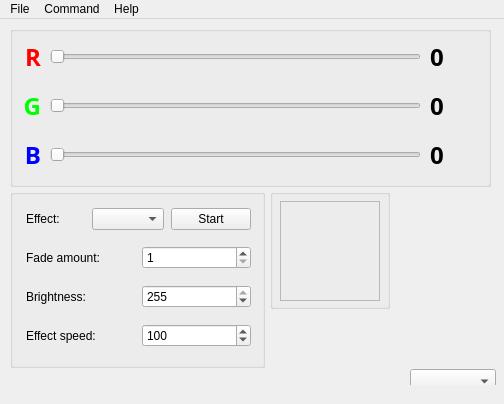
<?xml version="1.0" encoding="UTF-8"?>
<ui version="4.0">
 <class>MainWindow</class>
 <widget class="QMainWindow" name="MainWindow">
  <property name="geometry">
   <rect>
    <x>0</x>
    <y>0</y>
    <width>504</width>
    <height>404</height>
   </rect>
  </property>
  <property name="windowTitle">
   <string>Stripware</string>
  </property>
  <property name="windowIcon">
   <iconset resource="res.qrc">
    <normaloff>:/swicon.png</normaloff>:/swicon.png</iconset>
  </property>
  <property name="toolTip">
   <string/>
  </property>
  <property name="locale">
   <locale language="English" country="UnitedStates"/>
  </property>
  <property name="tabShape">
   <enum>QTabWidget::Rounded</enum>
  </property>
  <property name="dockOptions">
   <set>QMainWindow::AllowTabbedDocks|QMainWindow::AnimatedDocks</set>
  </property>
  <widget class="QWidget" name="centralwidget">
   <widget class="QGroupBox" name="groupBox">
    <property name="geometry">
     <rect>
      <x>10</x>
      <y>7</y>
      <width>481</width>
      <height>161</height>
     </rect>
    </property>
    <property name="title">
     <string/>
    </property>
    <widget class="QWidget" name="layoutWidget">
     <property name="geometry">
      <rect>
       <x>10</x>
       <y>10</y>
       <width>21</width>
       <height>141</height>
      </rect>
     </property>
     <layout class="QVBoxLayout" name="verticalLayout">
      <item>
       <widget class="QLabel" name="red_label">
        <property name="font">
         <font>
          <family>Noto Sans</family>
          <weight>75</weight>
          <bold>true</bold>
         </font>
        </property>
        <property name="text">
         <string>&lt;html&gt;&lt;head/&gt;&lt;body&gt;&lt;p&gt;&lt;span style=&quot; font-size:18pt; font-weight:600; color:#ff0000;&quot;&gt;R&lt;/span&gt;&lt;/p&gt;&lt;/body&gt;&lt;/html&gt;</string>
        </property>
        <property name="alignment">
         <set>Qt::AlignRight|Qt::AlignTrailing|Qt::AlignVCenter</set>
        </property>
       </widget>
      </item>
      <item>
       <widget class="QLabel" name="green_label">
        <property name="font">
         <font>
          <family>Noto Sans</family>
          <weight>75</weight>
          <bold>true</bold>
         </font>
        </property>
        <property name="text">
         <string>&lt;html&gt;&lt;head/&gt;&lt;body&gt;&lt;p&gt;&lt;span style=&quot; font-size:18pt; font-weight:600; color:#00ff00;&quot;&gt;G&lt;/span&gt;&lt;/p&gt;&lt;/body&gt;&lt;/html&gt;</string>
        </property>
        <property name="alignment">
         <set>Qt::AlignRight|Qt::AlignTrailing|Qt::AlignVCenter</set>
        </property>
       </widget>
      </item>
      <item>
       <widget class="QLabel" name="blue_label">
        <property name="font">
         <font>
          <family>Noto Sans</family>
          <weight>75</weight>
          <bold>true</bold>
         </font>
        </property>
        <property name="text">
         <string>&lt;html&gt;&lt;head/&gt;&lt;body&gt;&lt;p&gt;&lt;span style=&quot; font-size:18pt; font-weight:600; color:#0000ff;&quot;&gt;B&lt;/span&gt;&lt;/p&gt;&lt;/body&gt;&lt;/html&gt;</string>
        </property>
        <property name="alignment">
         <set>Qt::AlignRight|Qt::AlignTrailing|Qt::AlignVCenter</set>
        </property>
       </widget>
      </item>
     </layout>
    </widget>
    <widget class="QWidget" name="layoutWidget">
     <property name="geometry">
      <rect>
       <x>40</x>
       <y>10</y>
       <width>371</width>
       <height>141</height>
      </rect>
     </property>
     <layout class="QVBoxLayout" name="verticalLayout_2">
      <property name="spacing">
       <number>21</number>
      </property>
      <item>
       <widget class="QSlider" name="red_slider">
        <property name="cursor">
         <cursorShape>PointingHandCursor</cursorShape>
        </property>
        <property name="maximum">
         <number>255</number>
        </property>
        <property name="orientation">
         <enum>Qt::Horizontal</enum>
        </property>
       </widget>
      </item>
      <item>
       <widget class="QSlider" name="green_slider">
        <property name="cursor">
         <cursorShape>PointingHandCursor</cursorShape>
        </property>
        <property name="maximum">
         <number>255</number>
        </property>
        <property name="orientation">
         <enum>Qt::Horizontal</enum>
        </property>
       </widget>
      </item>
      <item>
       <widget class="QSlider" name="blue_slider">
        <property name="cursor">
         <cursorShape>PointingHandCursor</cursorShape>
        </property>
        <property name="maximum">
         <number>255</number>
        </property>
        <property name="orientation">
         <enum>Qt::Horizontal</enum>
        </property>
       </widget>
      </item>
     </layout>
    </widget>
    <widget class="QWidget" name="layoutWidget">
     <property name="geometry">
      <rect>
       <x>420</x>
       <y>10</y>
       <width>51</width>
       <height>141</height>
      </rect>
     </property>
     <layout class="QVBoxLayout" name="verticalLayout_3">
      <item>
       <widget class="QLabel" name="red_value_label">
        <property name="font">
         <font>
          <family>Noto Sans</family>
          <weight>75</weight>
          <bold>true</bold>
         </font>
        </property>
        <property name="text">
         <string>&lt;html&gt;&lt;head/&gt;&lt;body&gt;&lt;p&gt;&lt;span style=&quot; font-size:18pt; font-weight:600;&quot;&gt;0&lt;/span&gt;&lt;/p&gt;&lt;/body&gt;&lt;/html&gt;</string>
        </property>
       </widget>
      </item>
      <item>
       <widget class="QLabel" name="green_value_label">
        <property name="font">
         <font>
          <family>Noto Sans</family>
          <weight>75</weight>
          <bold>true</bold>
         </font>
        </property>
        <property name="text">
         <string>&lt;html&gt;&lt;head/&gt;&lt;body&gt;&lt;p&gt;&lt;span style=&quot; font-size:18pt; font-weight:600;&quot;&gt;0&lt;/span&gt;&lt;/p&gt;&lt;/body&gt;&lt;/html&gt;</string>
        </property>
       </widget>
      </item>
      <item>
       <widget class="QLabel" name="blue_value_label">
        <property name="font">
         <font>
          <family>Noto Sans</family>
          <weight>75</weight>
          <bold>true</bold>
         </font>
        </property>
        <property name="text">
         <string>&lt;html&gt;&lt;head/&gt;&lt;body&gt;&lt;p&gt;&lt;span style=&quot; font-size:18pt; font-weight:600;&quot;&gt;0&lt;/span&gt;&lt;/p&gt;&lt;/body&gt;&lt;/html&gt;</string>
        </property>
       </widget>
      </item>
     </layout>
    </widget>
   </widget>
   <widget class="QGroupBox" name="groupBox_2">
    <property name="geometry">
     <rect>
      <x>10</x>
      <y>170</y>
      <width>255</width>
      <height>179</height>
     </rect>
    </property>
    <property name="title">
     <string/>
    </property>
    <widget class="QWidget" name="verticalLayoutWidget">
     <property name="geometry">
      <rect>
       <x>10</x>
       <y>10</y>
       <width>231</width>
       <height>161</height>
      </rect>
     </property>
     <layout class="QVBoxLayout" name="verticalLayout_4">
      <property name="spacing">
       <number>7</number>
      </property>
      <property name="leftMargin">
       <number>6</number>
      </property>
      <item>
       <layout class="QHBoxLayout" name="horizontalLayout_2">
        <item>
         <widget class="QLabel" name="label_5">
          <property name="text">
           <string>Effect:</string>
          </property>
         </widget>
        </item>
        <item>
         <layout class="QHBoxLayout" name="horizontalLayout">
          <item>
           <widget class="QComboBox" name="comboBox">
            <property name="toolTip">
             <string>Select effect</string>
            </property>
           </widget>
          </item>
          <item>
           <widget class="QPushButton" name="pushButton_2">
            <property name="toolTip">
             <string>Start selected effect</string>
            </property>
            <property name="text">
             <string>Start</string>
            </property>
           </widget>
          </item>
         </layout>
        </item>
       </layout>
      </item>
      <item>
       <layout class="QHBoxLayout" name="horizontalLayout_3">
        <item>
         <widget class="QLabel" name="label">
          <property name="text">
           <string>Fade amount:</string>
          </property>
         </widget>
        </item>
        <item>
         <widget class="QSpinBox" name="spinBox">
          <property name="minimum">
           <number>1</number>
          </property>
          <property name="maximum">
           <number>20</number>
          </property>
          <property name="value">
           <number>1</number>
          </property>
         </widget>
        </item>
       </layout>
      </item>
      <item>
       <layout class="QHBoxLayout" name="horizontalLayout_4">
        <item>
         <widget class="QLabel" name="label_3">
          <property name="text">
           <string>Brightness:</string>
          </property>
         </widget>
        </item>
        <item>
         <widget class="QSpinBox" name="spinBox_3">
          <property name="minimum">
           <number>1</number>
          </property>
          <property name="maximum">
           <number>255</number>
          </property>
          <property name="value">
           <number>255</number>
          </property>
         </widget>
        </item>
       </layout>
      </item>
      <item>
       <layout class="QHBoxLayout" name="horizontalLayout_5">
        <item>
         <widget class="QLabel" name="label_2">
          <property name="text">
           <string>Effect speed:</string>
          </property>
         </widget>
        </item>
        <item>
         <widget class="QSpinBox" name="spinBox_2">
          <property name="minimum">
           <number>1</number>
          </property>
          <property name="maximum">
           <number>200</number>
          </property>
          <property name="value">
           <number>100</number>
          </property>
          <property name="displayIntegerBase">
           <number>10</number>
          </property>
         </widget>
        </item>
       </layout>
      </item>
     </layout>
    </widget>
   </widget>
   <widget class="QComboBox" name="comboBox_serialPorts">
    <property name="geometry">
     <rect>
      <x>410</x>
      <y>350</y>
      <width>86</width>
      <height>25</height>
     </rect>
    </property>
   </widget>
   <widget class="QGroupBox" name="groupBox_3">
    <property name="geometry">
     <rect>
      <x>270</x>
      <y>170</y>
      <width>120</width>
      <height>120</height>
     </rect>
    </property>
    <property name="title">
     <string/>
    </property>
    <widget class="QFrame" name="colorFrame">
     <property name="geometry">
      <rect>
       <x>10</x>
       <y>12</y>
       <width>100</width>
       <height>100</height>
      </rect>
     </property>
     <property name="maximumSize">
      <size>
       <width>100</width>
       <height>100</height>
      </size>
     </property>
     <property name="frameShape">
      <enum>QFrame::StyledPanel</enum>
     </property>
     <property name="frameShadow">
      <enum>QFrame::Plain</enum>
     </property>
     <widget class="QPushButton" name="pushButton_4">
      <property name="geometry">
       <rect>
        <x>0</x>
        <y>0</y>
        <width>100</width>
        <height>100</height>
       </rect>
      </property>
      <property name="cursor">
       <cursorShape>PointingHandCursor</cursorShape>
      </property>
      <property name="styleSheet">
       <string notr="true">QPushButton {
	background-color: rgba(255, 255, 255, 0);
	border: 0px;
}
QPushButton:hover {
	background-color: rgba(255, 255, 255, 0);
	border: 0px;
}</string>
      </property>
      <property name="text">
       <string/>
      </property>
      <property name="flat">
       <bool>true</bool>
      </property>
     </widget>
    </widget>
   </widget>
  </widget>
  <widget class="QMenuBar" name="menuBar">
   <property name="geometry">
    <rect>
     <x>0</x>
     <y>0</y>
     <width>504</width>
     <height>22</height>
    </rect>
   </property>
   <widget class="QMenu" name="menuFile">
    <property name="title">
     <string>File</string>
    </property>
    <addaction name="actionHide_in_tray"/>
    <addaction name="actionExit"/>
   </widget>
   <widget class="QMenu" name="menuInfo">
    <property name="title">
     <string>Help</string>
    </property>
    <addaction name="actionAbout"/>
   </widget>
   <widget class="QMenu" name="menuCommand">
    <property name="title">
     <string>Command</string>
    </property>
    <addaction name="actionReset"/>
   </widget>
   <addaction name="menuFile"/>
   <addaction name="menuCommand"/>
   <addaction name="menuInfo"/>
  </widget>
  <widget class="QStatusBar" name="statusBar">
   <property name="styleSheet">
    <string notr="true"/>
   </property>
   <property name="sizeGripEnabled">
    <bool>false</bool>
   </property>
  </widget>
  <action name="actionExit">
   <property name="text">
    <string>Exit</string>
   </property>
  </action>
  <action name="actionAbout">
   <property name="icon">
    <iconset resource="res.qrc">
     <normaloff>:/swicon.png</normaloff>:/swicon.png</iconset>
   </property>
   <property name="text">
    <string>About</string>
   </property>
  </action>
  <action name="actionHide_in_tray">
   <property name="text">
    <string>Hide in tray</string>
   </property>
  </action>
  <action name="actionReset">
   <property name="text">
    <string>Reset</string>
   </property>
  </action>
 </widget>
 <resources>
  <include location="res.qrc"/>
 </resources>
 <connections/>
</ui>
